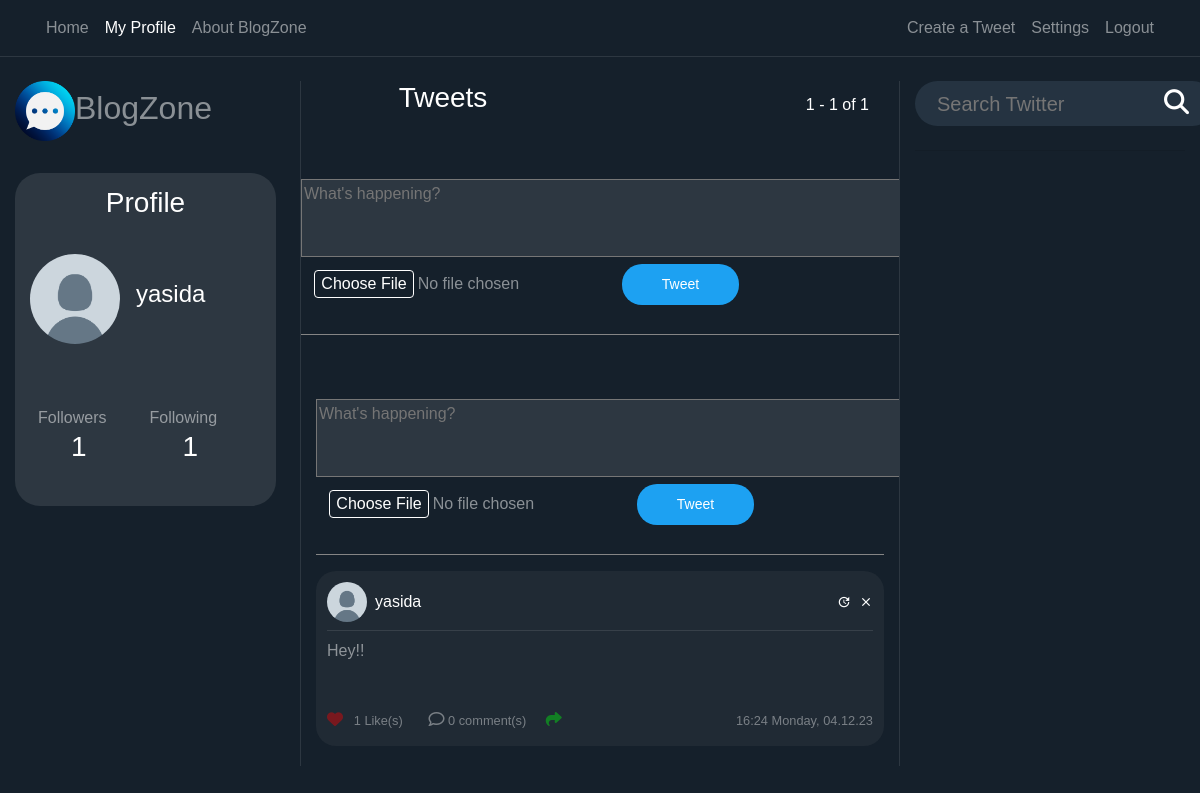
/user/yasida (signed in), run on the app's committed database.
### users/models.py (models this page shows, shortened)
class Profile(models.Model):
    user = models.OneToOneField(User, on_delete=models.CASCADE)
    image = models.ImageField(default="default.png", upload_to="profile_pics")
    @property
    def followers(self):
        return Follow.objects.filter(follow_user=self.user).count()
    @property
    def following(self):
        return Follow.objects.filter(user=self.user).count()

### Blog/models.py (models this page shows, shortened)
class Post(models.Model):
    content = models.TextField(max_length=1000)
    date_posted = models.DateTimeField(default=timezone.now)
    author = models.ForeignKey(User, on_delete=models.CASCADE)
    likes = models.ManyToManyField(User, related_name="liked_posts", blank=True)
    post_image = models.ImageField(upload_to="post_images", blank=True)
    def number_of_likes(slef):
        return slef.likes.count()
    @property
    def number_of_comments(self):
        return Comment.objects.filter(post_connected=self).count()

### Blog/views.py (the view, shortened to what this page needs)
# urls.py: path("user/<str:username>", UserPostListView.as_view(), name="user-posts"),
class UserPostListView(LoginRequiredMixin, ListView):
    model = Post
    template_name = "Blog/user_posts.html"
    context_object_name = "posts"
    paginate_by = PAGINATION_COUNT
    def visible_user(self):
        return get_object_or_404(User, username=self.kwargs.get("username"))
    def get_context_data(self, **kwargs):
        visible_user = self.visible_user()
        logged_user = self.request.user
        print(logged_user.username == "", file=sys.stderr)
        if logged_user.username == "" or logged_user is None:
            can_follow = False
        else:
            can_follow = (
                Follow.objects.filter(
                    user=logged_user, follow_user=visible_user
                ).count()
                == 0
            )
        data = super().get_context_data(**kwargs)
        data["user_profile"] = visible_user
        data["can_follow"] = can_follow
        return data
    def get_queryset(self):
        user = self.visible_user()
        return Post.objects.filter(author=user).order_by("-date_posted")

### Blog/templates/Blog/user_posts.html
{% extends "Blog/home.html" %}

### Blog/templates/Blog/home.html (shortened to what this page needs)
{% extends "Blog/base.html" %}
{% load static %}
{% block content %}
<div class="row">
    <div class="col-12 col-md-3 pr-4 dont-move">
        <a href="/">
            <h2><img class="img-fluid" width="60" src="{% static 'Blog/logo.png' %}">BlogZone</h2>
        </a><br>
        <div class="profile-section">
            <h3 class="white-important p-2">
                Profile
            </h3>
            <article class="media content-section" style="height: 140px; width: 100%">
                {% if user_profile != None %}
                <div class="mt-2 d-flex full-width align-items-center">
                    <img class="rounded-circle mr-3 img-fluid" style="width: 90px; height: 90px;"
                        src="{{ user_profile.profile.image.url }}">
                    <div>
                        <h4 style="text-align: left" class="white-important">
                            {{ user_profile.username }}
                        </h4>
                    </div>
                </div>
                {% endif %}
            </article>
            <article class="media content-section">
                <div class="row full-width pl-2">
                    <div class="col-6">
                        Followers
                    </div>
                    <div class="col-6">
                        Following
                    </div>
                    {% if user_profile != None %}
                    <div class="col-6">
                        <h3 class="white-important follow-click">
                            <a>
                                {{ user_profile.profile.followers }}
                            </a>
                        </h3>
                    </div>
                    <div class="col-6">
                        <a>
                            <h3 class="white-important follow-click">
                                {{ user_profile.profile.following }}
                            </h3>
                        </a>
                    </div>
                    {% endif %}
                </div>
            </article>
        </div>
    </div>
    <div class="col-12 col-md-6 scrollable">
        <div class="full-width row">
            <div class="col-6">
                <h3 class="white-important mb-3">
                    Tweets
                </h3>
            </div>
            <div class="col-6 no-padding">
                <h6 style="position: absolute; bottom: 0; right: 0" class="white-important mb-3">
                    {{ page_obj.start_index }} - {{ page_obj.end_index }} of
                    {{ paginator.count }}
                </h6>
            </div>
            <div class="compose-tweet">
                <form method="POST" action="{% url 'upload' %}" enctype="multipart/form-data">
                    <textarea name="content" placeholder="What's happening?" rows="3" cols="85"
                        style="color: black; background-color: #2D3741;"></textarea>
                    <br>
                    <input type="file" name="post_image">
                    <button type="submit"
                        style="background-color: #1DA1F2; color: white; padding: 10px 40px; font-size: 14px; border: none; border-radius: 20px;">Tweet</button>
                </form>
                <br>
                <hr style="border-top: 0.5px solid #858585; margin-top: 5px;">
            </div>
        </div>
            <div class="compose-tweet">
                <form method="POST" action="{% url 'upload' %}" enctype="multipart/form-data">
                    <textarea name="content" placeholder="What's happening?" rows="3" cols="85"
                        style="color: black; background-color: #2D3741;"></textarea>
                    <br>
                    <input type="file" name="post_image">
                    <button type="submit"
                        style="background-color: #1DA1F2; color: white; padding: 10px 40px; font-size: 14px; border: none; border-radius: 20px;">Tweet</button>
                </form>
                <br>
                <hr style="border-top: 0.5px solid #858585; margin-top: 5px;">
</div>
        {% for post in posts %}
        <article class="media content-section hovered-tweet">
            <div style="width: 100%; word-break: break-all;">
                <div class="pb-2 row m-0" style="width: 100%; margin-right: 0 !important;">
                    <div style="padding-left: 0px !important;" class="col-8 no-padding d-flex align-items-center">
                        <img class="rounded-circle mr-2" style="width: 40px; height: 40px;"
                            src="{{ post.author.profile.image.url }}">
                        <a class="mr-2 white-important" href="{% url 'user-posts' post.author %}">
                            {{ post.author }}
                        </a>
                    </div>
                    <div class="col-4 d-flex flex-row-reverse no-padding align-items-center"
                        style="padding-right: 0 !important;">
                        {% if post.author == user %}
                        <a class="material-icons ml-2" style="font-size: 14px"
                            href="{% url 'post-delete' post.id %}">clear</a>
                        <a class="material-icons ml-2" style="font-size: 14px"
                            href="{% url 'post-update' post.id %}">update</a>
                        {% endif %}
                    </div>
                </div>
                <div class="mb-2" style="width: 100%; height: 1px; background-color: rgba(255, 255, 255, 0.1)"></div>
                <a style="color: rgba(255, 255, 255, 0.5) !important;" href="{% url 'post-detail' post.id %}">
                    <p class="mb-4">
                        {{ post.content }}
                    </p>
                </a>
                <div class="row">
                    <div class="col-6" style="display: flex;">
                        <small style="opacity: 0.4;">
                            {% if user in post.likes.all %}
                            <a href="{% url 'post_like' post.id %}">
                                <i class="fa-solid fa-heart" style="color: rgb(255, 0, 0);font-size: 16px;"></i>
                            </a>
                            {% else %}
                            <a href="{% url 'post_like' post.id %}">
                                <i class="fa fa-heart-o" style="color:rgb(255, 0, 0);font-size: 16px;"></i>
                            </a>
                            {% endif %}
                            <a href="/like/{{post.id}}/">
                                {{ post.number_of_likes }} Like(s)
                                &nbsp;&nbsp;
                            </a>
                        </small>
                        <small style="opacity: 0.4; margin-left:15px;">
                            <a href="/post/{{post.id}}/">
                                <i style=" font-size: 16px;" class="far fa-comment"></i> {{ post.number_of_comments }}
                                comment(s)
                            </a>
                        </small>
                        <small style="opacity: 0.4; margin-left: 15px;">
                            <a href="{% url 'retweet' pk=post.id %}">
                                <i class="fa solid fa-share" style="color: rgb(0, 255, 13); font-size: 16px;"></i>
                            </a>
                        </small>
                    </div>
                    <div class="col-6">
                        <small style="opacity: 0.4;" class="white-important d-flex full-width flex-row-reverse">
                            {{ post.date_posted | date:"H:i l, d.m.y" }}
                        </small>
                    </div>
                </div>
            </div>
        </article>
        {% endfor %}
    </div>
    <div class="col-12 col-md-3 dont-move">
        <form action="{% url 'search' %}" method="post">{% csrf_token %}
            <div class="search-container">
                <div class="search">
                    <input required name="search" type="text" id="zip-code-input" placeholder="Search Twitter">
                    <button type="submit" style="border:0; background: transparent;"><i class="fa fa-search"></i>
                    </button> </a>
        </form>
    </div>
</div>
<hr class="mb-3 mt-4">
{% endblock content %}

### Blog/static/Blog/main.css (style rules this page uses)
:root { --muted-color: rgba(255, 255, 255, 0.5); }
body { background: #15202b; color: var(--muted-color); margin-top: 5rem; }
h1, h2, h3, h4, h5, h6 { color: var(--muted-color); }
.content-section { padding: 10px 10px; margin-bottom: 20px; }
.no-padding { padding: 0 !important; }
a { color: white; text-underline: none; text-decoration: none !important; }
article { border-radius: 4px; }
.white-important { color: white; font-weight: bold; }
.full-width { width: 100% }
.hovered-tweet { background-color: #90909017; border-radius: 20px; }
.hovered-tweet { border: 1px solid transparent; }
.profile-section { background-color: #2d3741; padding: 5px; border-radius: 25px; }
.scrollable { overflow-y: auto; border-left: 1px solid #2d3741; border-right: 1px solid #2d3741; }

### Blog/static/Blog/style.css (style rules this page uses)
body { font-family: Arial, Helvetica, sans-serif; height: 100vh; margin: 0; padding: 0; }
.search-container { width: 300px; height: 45px; background-color: #253341; border-radius: 30px; display: flex; }
.search-container input { width: 100%; font-size: 20px; background-color: transparent; border: 0; color: white; }
.search-container .search { flex-grow: 1; display: flex; align-items: center; padding-left: 20px; padding-right: 20px; }
.search i { font-size: 25px; color: white; }
.search i { cursor: pointer; }
.white-important { text-align: center; font-weight: normal; }

### data on the page
Post: author.profile.image (placeholder picture), author "yasida", content "Hey!!", number_of_likes "1", number_of_comments "0", date_posted "16:24 Monday, 04.12.23"

### other printed values
{{ user_profile.username }} "yasida"
{{ user_profile.profile.followers }} "1"
{{ user_profile.profile.following }} "1"
{{ page_obj.start_index }} "1"
{{ page_obj.end_index }} "1"
{{ paginator.count }} "1"
